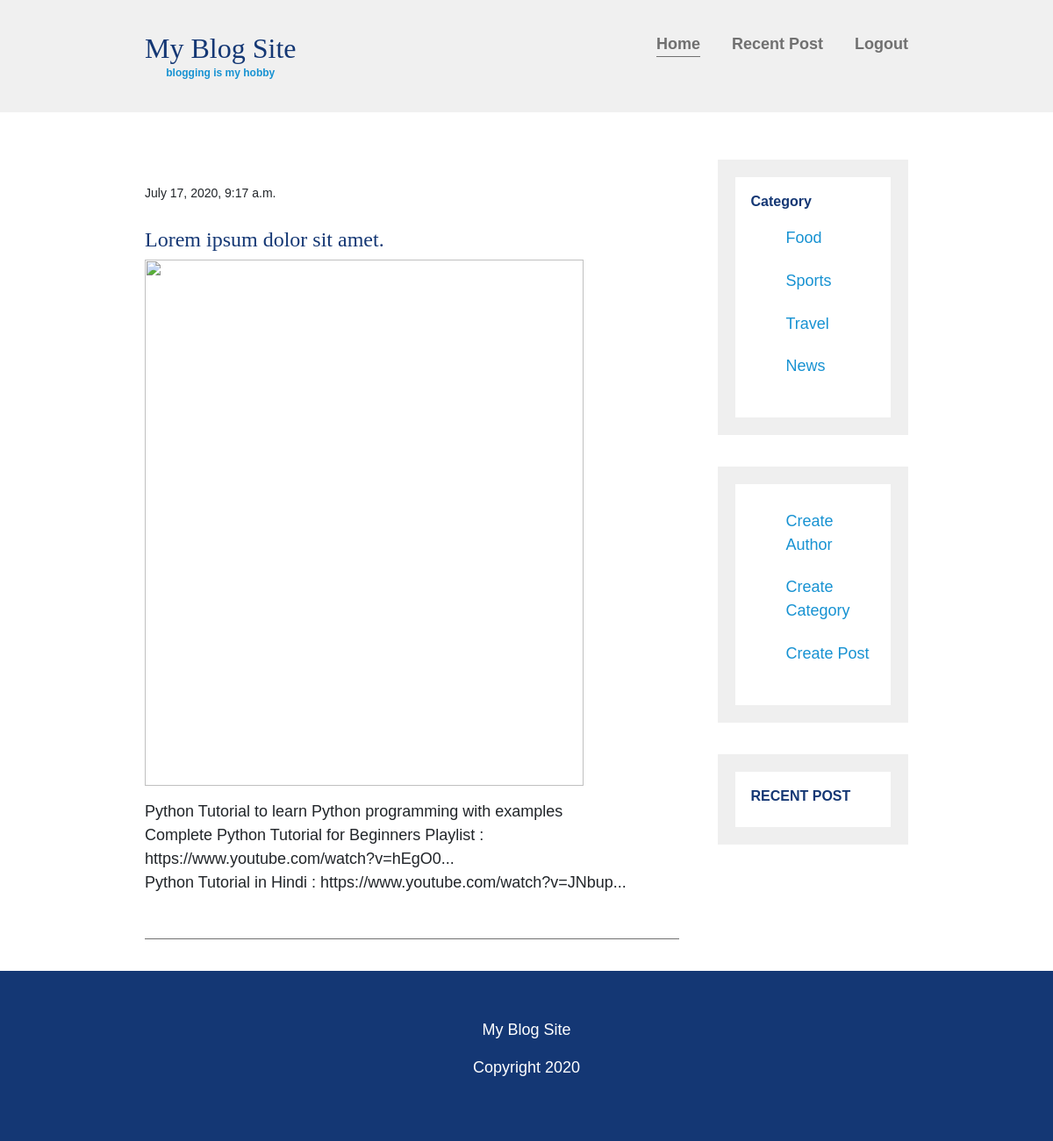
/posts-detail/2 (signed in), run on the app's committed database.
### Blog_app/models.py (models this page shows, shortened)
class Post(models.Model):
    author = models.ForeignKey(User, on_delete=models.CASCADE)
    category = models.ForeignKey(Category, models.CASCADE)
    title = models.CharField(max_length=200)
    post_slug = models.SlugField(max_length=200, unique=True)
    post_img = models.ImageField(upload_to='post_img', null=True, blank=True)
    post_content = models.TextField()
    created_at = models.DateTimeField(auto_now_add=True)
    update_at = models.DateTimeField(auto_now=True)
    class Meta:
        ordering = ['-created_at']

class Category(models.Model):
    title = models.CharField(max_length=50)
    class Meta:
        verbose_name_plural = 'Categories'

### Blog_app/views.py (the view)
# urls.py: path('posts-detail/<int:post_id>', views.detail_post, name='posts-detail'),
def detail_post(request, post_id):
    post = Post.objects.get(pk=post_id)
    categories = Category.objects.all()
    context = {
        'post': post,
        'categories': categories
    }
    return render(request, 'blog/detail_post.html', context)

### templates/blog/detail_post.html (shortened to what this page needs)
{% extends 'base.html' %}
{% block content_block %}
    <article class="article-featured">
          <h2 class="article-title">Lorem ipsum dolor sit amet.</h2>
         {% if post.post_img %}
          <div class="img">
             <img src="{{ post.post_img.url }}" alt="" class="article-image" />
           </div>
         {% else %}
        <div class="img">
        <img
            src="https://www.pongboss.com/wp-content/uploads/2017/09/nutrition-cover-1024x700.jpg"
            alt=""
            class="article-image"
          />
            </div>
         {% endif %}
          <p class="article-info">{{ post.created_at }}</p>
          <p class="article-body">
            {{ post.post_content|linebreaks }}
          </p>
        </article>
{% endblock %}

### templates/sidebar.html (shortened to what this page needs)
{% load custom_filters %}
<aside class="sidebar">
    {% if request.user.is_authenticated %}
        <div class="sidebar-widget">
           <h2 class="widget-title">Category</h2>
          <ul>
            {% for category in categories %}
            <li><a href="{% url 'Blog_app:posts-under-category' cat_id=category.pk %}">{{ category.title }}</a></li>
            {% endfor %}
          </ul>
        </div>
        <div class="sidebar-widget">
          <ul>
            <li><a href="">Create Author</a></li>
            <li><a href="{% url 'Blog_app:create-category' %}">Create Category</a></li>
            <li><a href="{% url 'Blog_app:create-post' %}">Create Post</a></li>
          </ul>
        </div>
        {% endif %}
        <div class="sidebar-widget">
          <h2 class="widget-title">RECENT POST</h2>
        </div>
      </aside>
</div>

### static/resources/css/main.css (style rules this page uses)
body { margin: 0; padding: 0; font-family: "Ubuntu", sans-serif; font-size: 1.125rem; font-weight: 300; }
img { max-width: 100%; display: block; }
h1, h2, h3 { font-family: "Lora", serif; font-weight: 400; color: #143774; margin-top: 0; }
a { color: #1792d2; }
.article-title { font-size: 1.5rem; }
.article-read-more, .article-info { font-size: 0.875rem; }
.article-info { margin: 2em 0; }
.widget-title, .widget-recent-post-title { font-size: 1rem; }
.widget-title { font-family: "Ubuntu", sans-serif; font-weight: 700; }
.article-featured .img { width: 500px; height:600px; }
.article-featured .img img { width: 100%; height: 100%; }
@media (min-width: 675px) { aside { width: 25%; min-width: 200px; margin-left: 1em; } }
.article-featured { border-bottom: #707070 1px solid; padding-bottom: 1em; margin-bottom: 2em; }
@media (min-width: 675px) { .article-image { width: 100%; min-height: 250px; object-fit: cover; } }
@media (min-width: 675px) { .article-featured { display: flex; flex-direction: column; } }
@media (min-width: 675px) { .article-image { order: -2; } }
@media (min-width: 675px) { .article-info { order: -1; } }
.sidebar-widget { border: 20px solid #efefef; margin-bottom: 2em; padding: 1em; }
.sidebar-widget ul { list-style: none; }
.sidebar-widget ul li { display: block; padding: 0.6em 0; }
.sidebar-widget ul li a { text-decoration: none; }

### data on the page
Post: created_at "July 17, 2020, 9:17 a.m.", post_content "Python Tutorial to learn Python programming with examples Complete Python Tutorial for Beginners Playlist : https://www.youtube.com/watch?v=hEgO0... Python Tutorial in Hindi : https://www.youtube.com/watch?v=JNbup..."
Category: title "Food"
Category: title "Sports"
Category: title "Travel"
Category: title "News"
